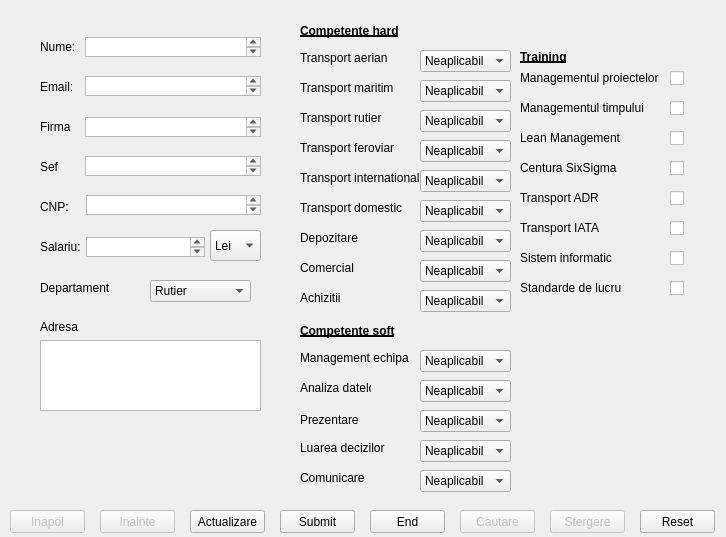
<?xml version="1.0" encoding="UTF-8"?>
<ui version="4.0">
 <class>personal</class>
 <widget class="QWidget" name="personal">
  <property name="geometry">
   <rect>
    <x>0</x>
    <y>0</y>
    <width>726</width>
    <height>537</height>
   </rect>
  </property>
  <property name="windowTitle">
   <string>Form</string>
  </property>
  <widget class="QWidget" name="widget" native="true">
   <property name="geometry">
    <rect>
     <x>10</x>
     <y>10</y>
     <width>731</width>
     <height>511</height>
    </rect>
   </property>
   <widget class="QLabel" name="label_2">
    <property name="geometry">
     <rect>
      <x>30</x>
      <y>30</y>
      <width>47</width>
      <height>13</height>
     </rect>
    </property>
    <property name="text">
     <string>Nume:</string>
    </property>
   </widget>
   <widget class="QLabel" name="label_3">
    <property name="geometry">
     <rect>
      <x>30</x>
      <y>70</y>
      <width>47</width>
      <height>13</height>
     </rect>
    </property>
    <property name="text">
     <string>Email:</string>
    </property>
   </widget>
   <widget class="QLabel" name="label_4">
    <property name="geometry">
     <rect>
      <x>30</x>
      <y>110</y>
      <width>47</width>
      <height>13</height>
     </rect>
    </property>
    <property name="text">
     <string>Firma</string>
    </property>
   </widget>
   <widget class="QLabel" name="label">
    <property name="geometry">
     <rect>
      <x>290</x>
      <y>310</y>
      <width>131</width>
      <height>21</height>
     </rect>
    </property>
    <property name="font">
     <font>
      <weight>75</weight>
      <bold>true</bold>
      <underline>true</underline>
     </font>
    </property>
    <property name="text">
     <string>Competente soft</string>
    </property>
   </widget>
   <widget class="QLabel" name="label_6">
    <property name="geometry">
     <rect>
      <x>290</x>
      <y>340</y>
      <width>141</width>
      <height>16</height>
     </rect>
    </property>
    <property name="text">
     <string>Management echipa</string>
    </property>
   </widget>
   <widget class="QLabel" name="label_7">
    <property name="geometry">
     <rect>
      <x>290</x>
      <y>370</y>
      <width>71</width>
      <height>16</height>
     </rect>
    </property>
    <property name="text">
     <string>Analiza datelor</string>
    </property>
   </widget>
   <widget class="QLabel" name="label_8">
    <property name="geometry">
     <rect>
      <x>290</x>
      <y>400</y>
      <width>61</width>
      <height>20</height>
     </rect>
    </property>
    <property name="text">
     <string>Prezentare</string>
    </property>
   </widget>
   <widget class="QLabel" name="label_9">
    <property name="geometry">
     <rect>
      <x>290</x>
      <y>430</y>
      <width>111</width>
      <height>16</height>
     </rect>
    </property>
    <property name="text">
     <string>Luarea decizilor</string>
    </property>
   </widget>
   <widget class="QLabel" name="label_10">
    <property name="geometry">
     <rect>
      <x>290</x>
      <y>460</y>
      <width>71</width>
      <height>16</height>
     </rect>
    </property>
    <property name="text">
     <string>Comunicare</string>
    </property>
   </widget>
   <widget class="QLabel" name="label_11">
    <property name="geometry">
     <rect>
      <x>290</x>
      <y>10</y>
      <width>131</width>
      <height>21</height>
     </rect>
    </property>
    <property name="font">
     <font>
      <weight>75</weight>
      <bold>true</bold>
      <underline>true</underline>
     </font>
    </property>
    <property name="text">
     <string>Competente hard</string>
    </property>
   </widget>
   <widget class="QLabel" name="label_12">
    <property name="geometry">
     <rect>
      <x>290</x>
      <y>40</y>
      <width>131</width>
      <height>16</height>
     </rect>
    </property>
    <property name="text">
     <string>Transport aerian</string>
    </property>
   </widget>
   <widget class="QLabel" name="label_13">
    <property name="geometry">
     <rect>
      <x>290</x>
      <y>70</y>
      <width>131</width>
      <height>16</height>
     </rect>
    </property>
    <property name="text">
     <string>Transport maritim</string>
    </property>
   </widget>
   <widget class="QLabel" name="label_14">
    <property name="geometry">
     <rect>
      <x>290</x>
      <y>100</y>
      <width>121</width>
      <height>16</height>
     </rect>
    </property>
    <property name="text">
     <string>Transport rutier</string>
    </property>
   </widget>
   <widget class="QLabel" name="label_15">
    <property name="geometry">
     <rect>
      <x>290</x>
      <y>130</y>
      <width>131</width>
      <height>16</height>
     </rect>
    </property>
    <property name="text">
     <string>Transport feroviar</string>
    </property>
   </widget>
   <widget class="QLabel" name="label_16">
    <property name="geometry">
     <rect>
      <x>290</x>
      <y>160</y>
      <width>161</width>
      <height>16</height>
     </rect>
    </property>
    <property name="text">
     <string>Transport international</string>
    </property>
   </widget>
   <widget class="QLabel" name="label_17">
    <property name="geometry">
     <rect>
      <x>290</x>
      <y>190</y>
      <width>141</width>
      <height>16</height>
     </rect>
    </property>
    <property name="text">
     <string>Transport domestic</string>
    </property>
   </widget>
   <widget class="QLabel" name="label_18">
    <property name="geometry">
     <rect>
      <x>290</x>
      <y>220</y>
      <width>91</width>
      <height>16</height>
     </rect>
    </property>
    <property name="text">
     <string>Depozitare</string>
    </property>
   </widget>
   <widget class="QLabel" name="label_19">
    <property name="geometry">
     <rect>
      <x>290</x>
      <y>250</y>
      <width>81</width>
      <height>16</height>
     </rect>
    </property>
    <property name="text">
     <string>Comercial</string>
    </property>
   </widget>
   <widget class="QLabel" name="label_20">
    <property name="geometry">
     <rect>
      <x>290</x>
      <y>280</y>
      <width>81</width>
      <height>16</height>
     </rect>
    </property>
    <property name="text">
     <string>Achizitii</string>
    </property>
   </widget>
   <widget class="QLabel" name="label_21">
    <property name="geometry">
     <rect>
      <x>510</x>
      <y>40</y>
      <width>60</width>
      <height>13</height>
     </rect>
    </property>
    <property name="font">
     <font>
      <weight>75</weight>
      <bold>true</bold>
      <underline>true</underline>
     </font>
    </property>
    <property name="text">
     <string>Training</string>
    </property>
   </widget>
   <widget class="QLabel" name="label_22">
    <property name="geometry">
     <rect>
      <x>510</x>
      <y>60</y>
      <width>201</width>
      <height>16</height>
     </rect>
    </property>
    <property name="text">
     <string>Managementul proiectelor</string>
    </property>
   </widget>
   <widget class="QLabel" name="label_23">
    <property name="geometry">
     <rect>
      <x>510</x>
      <y>90</y>
      <width>181</width>
      <height>16</height>
     </rect>
    </property>
    <property name="text">
     <string>Managementul timpului</string>
    </property>
   </widget>
   <widget class="QLabel" name="label_24">
    <property name="geometry">
     <rect>
      <x>510</x>
      <y>120</y>
      <width>141</width>
      <height>16</height>
     </rect>
    </property>
    <property name="text">
     <string>Lean Management</string>
    </property>
   </widget>
   <widget class="QLabel" name="label_25">
    <property name="geometry">
     <rect>
      <x>510</x>
      <y>150</y>
      <width>131</width>
      <height>16</height>
     </rect>
    </property>
    <property name="text">
     <string>Centura SixSigma</string>
    </property>
   </widget>
   <widget class="QLabel" name="label_26">
    <property name="geometry">
     <rect>
      <x>510</x>
      <y>180</y>
      <width>111</width>
      <height>16</height>
     </rect>
    </property>
    <property name="text">
     <string>Transport ADR</string>
    </property>
   </widget>
   <widget class="QLabel" name="label_27">
    <property name="geometry">
     <rect>
      <x>510</x>
      <y>210</y>
      <width>111</width>
      <height>16</height>
     </rect>
    </property>
    <property name="text">
     <string>Transport IATA</string>
    </property>
   </widget>
   <widget class="QLabel" name="label_28">
    <property name="geometry">
     <rect>
      <x>510</x>
      <y>240</y>
      <width>141</width>
      <height>16</height>
     </rect>
    </property>
    <property name="text">
     <string>Sistem informatic</string>
    </property>
   </widget>
   <widget class="QLabel" name="label_29">
    <property name="geometry">
     <rect>
      <x>510</x>
      <y>270</y>
      <width>131</width>
      <height>16</height>
     </rect>
    </property>
    <property name="text">
     <string>Standarde de lucru</string>
    </property>
   </widget>
   <widget class="QTextEdit" name="textEdit">
    <property name="geometry">
     <rect>
      <x>75</x>
      <y>27</y>
      <width>176</width>
      <height>20</height>
     </rect>
    </property>
    <property name="inputMethodHints">
     <set>Qt::ImhNone</set>
    </property>
    <property name="acceptRichText">
     <bool>true</bool>
    </property>
   </widget>
   <widget class="QTextEdit" name="textEdit_2">
    <property name="geometry">
     <rect>
      <x>75</x>
      <y>66</y>
      <width>176</width>
      <height>20</height>
     </rect>
    </property>
   </widget>
   <widget class="QTextEdit" name="textEdit_3">
    <property name="geometry">
     <rect>
      <x>75</x>
      <y>107</y>
      <width>176</width>
      <height>20</height>
     </rect>
    </property>
   </widget>
   <widget class="QComboBox" name="comboBox">
    <property name="geometry">
     <rect>
      <x>410</x>
      <y>340</y>
      <width>91</width>
      <height>22</height>
     </rect>
    </property>
    <property name="currentIndex">
     <number>4</number>
    </property>
    <item>
     <property name="text">
      <string>Junior (10%)</string>
     </property>
    </item>
    <item>
     <property name="text">
      <string>Practicant (50%)</string>
     </property>
    </item>
    <item>
     <property name="text">
      <string>Senior (80%)</string>
     </property>
    </item>
    <item>
     <property name="text">
      <string>Maestru (100%)</string>
     </property>
    </item>
    <item>
     <property name="text">
      <string>Neaplicabil</string>
     </property>
    </item>
   </widget>
   <widget class="QComboBox" name="comboBox_2">
    <property name="geometry">
     <rect>
      <x>410</x>
      <y>370</y>
      <width>91</width>
      <height>22</height>
     </rect>
    </property>
    <property name="currentIndex">
     <number>4</number>
    </property>
    <item>
     <property name="text">
      <string>Junior (10%)</string>
     </property>
    </item>
    <item>
     <property name="text">
      <string>Practicant (50%)</string>
     </property>
    </item>
    <item>
     <property name="text">
      <string>Senior (80%)</string>
     </property>
    </item>
    <item>
     <property name="text">
      <string>Maestru (100%)</string>
     </property>
    </item>
    <item>
     <property name="text">
      <string>Neaplicabil</string>
     </property>
    </item>
   </widget>
   <widget class="QComboBox" name="comboBox_3">
    <property name="geometry">
     <rect>
      <x>410</x>
      <y>400</y>
      <width>91</width>
      <height>22</height>
     </rect>
    </property>
    <property name="currentIndex">
     <number>4</number>
    </property>
    <item>
     <property name="text">
      <string>Junior (10%)</string>
     </property>
    </item>
    <item>
     <property name="text">
      <string>Practicant (50%)</string>
     </property>
    </item>
    <item>
     <property name="text">
      <string>Senior (80%)</string>
     </property>
    </item>
    <item>
     <property name="text">
      <string>Maestru (100%)</string>
     </property>
    </item>
    <item>
     <property name="text">
      <string>Neaplicabil</string>
     </property>
    </item>
   </widget>
   <widget class="QComboBox" name="comboBox_4">
    <property name="geometry">
     <rect>
      <x>410</x>
      <y>430</y>
      <width>91</width>
      <height>22</height>
     </rect>
    </property>
    <property name="currentIndex">
     <number>4</number>
    </property>
    <item>
     <property name="text">
      <string>Junior (10%)</string>
     </property>
    </item>
    <item>
     <property name="text">
      <string>Practicant (50%)</string>
     </property>
    </item>
    <item>
     <property name="text">
      <string>Senior (80%)</string>
     </property>
    </item>
    <item>
     <property name="text">
      <string>Maestru (100%)</string>
     </property>
    </item>
    <item>
     <property name="text">
      <string>Neaplicabil</string>
     </property>
    </item>
   </widget>
   <widget class="QComboBox" name="comboBox_5">
    <property name="geometry">
     <rect>
      <x>410</x>
      <y>460</y>
      <width>91</width>
      <height>22</height>
     </rect>
    </property>
    <property name="currentIndex">
     <number>4</number>
    </property>
    <item>
     <property name="text">
      <string>Junior (10%)</string>
     </property>
    </item>
    <item>
     <property name="text">
      <string>Practicant (50%)</string>
     </property>
    </item>
    <item>
     <property name="text">
      <string>Senior (80%)</string>
     </property>
    </item>
    <item>
     <property name="text">
      <string>Maestru (100%)</string>
     </property>
    </item>
    <item>
     <property name="text">
      <string>Neaplicabil</string>
     </property>
    </item>
   </widget>
   <widget class="QComboBox" name="comboBox_6">
    <property name="geometry">
     <rect>
      <x>410</x>
      <y>40</y>
      <width>91</width>
      <height>22</height>
     </rect>
    </property>
    <property name="currentIndex">
     <number>4</number>
    </property>
    <item>
     <property name="text">
      <string>Junior (10%)</string>
     </property>
    </item>
    <item>
     <property name="text">
      <string>Practicant (50%)</string>
     </property>
    </item>
    <item>
     <property name="text">
      <string>Senior (80%)</string>
     </property>
    </item>
    <item>
     <property name="text">
      <string>Maestru (100%)</string>
     </property>
    </item>
    <item>
     <property name="text">
      <string>Neaplicabil</string>
     </property>
    </item>
   </widget>
   <widget class="QComboBox" name="comboBox_7">
    <property name="geometry">
     <rect>
      <x>410</x>
      <y>70</y>
      <width>91</width>
      <height>22</height>
     </rect>
    </property>
    <property name="currentIndex">
     <number>4</number>
    </property>
    <item>
     <property name="text">
      <string>Junior (10%)</string>
     </property>
    </item>
    <item>
     <property name="text">
      <string>Practicant (50%)</string>
     </property>
    </item>
    <item>
     <property name="text">
      <string>Senior (80%)</string>
     </property>
    </item>
    <item>
     <property name="text">
      <string>Maestru (100%)</string>
     </property>
    </item>
    <item>
     <property name="text">
      <string>Neaplicabil</string>
     </property>
    </item>
   </widget>
   <widget class="QComboBox" name="comboBox_8">
    <property name="geometry">
     <rect>
      <x>410</x>
      <y>100</y>
      <width>91</width>
      <height>22</height>
     </rect>
    </property>
    <property name="currentIndex">
     <number>4</number>
    </property>
    <item>
     <property name="text">
      <string>Junior (10%)</string>
     </property>
    </item>
    <item>
     <property name="text">
      <string>Practicant (50%)</string>
     </property>
    </item>
    <item>
     <property name="text">
      <string>Senior (80%)</string>
     </property>
    </item>
    <item>
     <property name="text">
      <string>Maestru (100%)</string>
     </property>
    </item>
    <item>
     <property name="text">
      <string>Neaplicabil</string>
     </property>
    </item>
   </widget>
   <widget class="QComboBox" name="comboBox_9">
    <property name="geometry">
     <rect>
      <x>410</x>
      <y>130</y>
      <width>91</width>
      <height>22</height>
     </rect>
    </property>
    <property name="currentIndex">
     <number>4</number>
    </property>
    <item>
     <property name="text">
      <string>Junior (10%)</string>
     </property>
    </item>
    <item>
     <property name="text">
      <string>Practicant (50%)</string>
     </property>
    </item>
    <item>
     <property name="text">
      <string>Senior (80%)</string>
     </property>
    </item>
    <item>
     <property name="text">
      <string>Maestru (100%)</string>
     </property>
    </item>
    <item>
     <property name="text">
      <string>Neaplicabil</string>
     </property>
    </item>
   </widget>
   <widget class="QComboBox" name="comboBox_10">
    <property name="geometry">
     <rect>
      <x>410</x>
      <y>160</y>
      <width>91</width>
      <height>22</height>
     </rect>
    </property>
    <property name="currentIndex">
     <number>4</number>
    </property>
    <item>
     <property name="text">
      <string>Junior (10%)</string>
     </property>
    </item>
    <item>
     <property name="text">
      <string>Practicant (50%)</string>
     </property>
    </item>
    <item>
     <property name="text">
      <string>Senior (80%)</string>
     </property>
    </item>
    <item>
     <property name="text">
      <string>Maestru (100%)</string>
     </property>
    </item>
    <item>
     <property name="text">
      <string>Neaplicabil</string>
     </property>
    </item>
   </widget>
   <widget class="QComboBox" name="comboBox_11">
    <property name="geometry">
     <rect>
      <x>410</x>
      <y>190</y>
      <width>91</width>
      <height>22</height>
     </rect>
    </property>
    <property name="currentIndex">
     <number>4</number>
    </property>
    <item>
     <property name="text">
      <string>Junior (10%)</string>
     </property>
    </item>
    <item>
     <property name="text">
      <string>Practicant (50%)</string>
     </property>
    </item>
    <item>
     <property name="text">
      <string>Senior (80%)</string>
     </property>
    </item>
    <item>
     <property name="text">
      <string>Maestru (100%)</string>
     </property>
    </item>
    <item>
     <property name="text">
      <string>Neaplicabil</string>
     </property>
    </item>
   </widget>
   <widget class="QComboBox" name="comboBox_12">
    <property name="geometry">
     <rect>
      <x>410</x>
      <y>220</y>
      <width>91</width>
      <height>22</height>
     </rect>
    </property>
    <property name="currentIndex">
     <number>4</number>
    </property>
    <item>
     <property name="text">
      <string>Junior (10%)</string>
     </property>
    </item>
    <item>
     <property name="text">
      <string>Practicant (50%)</string>
     </property>
    </item>
    <item>
     <property name="text">
      <string>Senior (80%)</string>
     </property>
    </item>
    <item>
     <property name="text">
      <string>Maestru (100%)</string>
     </property>
    </item>
    <item>
     <property name="text">
      <string>Neaplicabil</string>
     </property>
    </item>
   </widget>
   <widget class="QComboBox" name="comboBox_13">
    <property name="geometry">
     <rect>
      <x>410</x>
      <y>250</y>
      <width>91</width>
      <height>22</height>
     </rect>
    </property>
    <property name="currentIndex">
     <number>4</number>
    </property>
    <item>
     <property name="text">
      <string>Junior (10%)</string>
     </property>
    </item>
    <item>
     <property name="text">
      <string>Practicant (50%)</string>
     </property>
    </item>
    <item>
     <property name="text">
      <string>Senior (80%)</string>
     </property>
    </item>
    <item>
     <property name="text">
      <string>Maestru (100%)</string>
     </property>
    </item>
    <item>
     <property name="text">
      <string>Neaplicabil</string>
     </property>
    </item>
   </widget>
   <widget class="QComboBox" name="comboBox_14">
    <property name="geometry">
     <rect>
      <x>410</x>
      <y>280</y>
      <width>91</width>
      <height>22</height>
     </rect>
    </property>
    <property name="currentIndex">
     <number>4</number>
    </property>
    <item>
     <property name="text">
      <string>Junior (10%)</string>
     </property>
    </item>
    <item>
     <property name="text">
      <string>Practicant (50%)</string>
     </property>
    </item>
    <item>
     <property name="text">
      <string>Senior (80%)</string>
     </property>
    </item>
    <item>
     <property name="text">
      <string>Maestru (100%)</string>
     </property>
    </item>
    <item>
     <property name="text">
      <string>Neaplicabil</string>
     </property>
    </item>
   </widget>
   <widget class="QCheckBox" name="checkBox_2">
    <property name="geometry">
     <rect>
      <x>660</x>
      <y>60</y>
      <width>70</width>
      <height>17</height>
     </rect>
    </property>
    <property name="text">
     <string/>
    </property>
   </widget>
   <widget class="QCheckBox" name="checkBox_3">
    <property name="geometry">
     <rect>
      <x>660</x>
      <y>90</y>
      <width>70</width>
      <height>17</height>
     </rect>
    </property>
    <property name="text">
     <string/>
    </property>
   </widget>
   <widget class="QCheckBox" name="checkBox_4">
    <property name="geometry">
     <rect>
      <x>660</x>
      <y>120</y>
      <width>70</width>
      <height>17</height>
     </rect>
    </property>
    <property name="text">
     <string/>
    </property>
   </widget>
   <widget class="QCheckBox" name="checkBox_5">
    <property name="geometry">
     <rect>
      <x>660</x>
      <y>150</y>
      <width>70</width>
      <height>17</height>
     </rect>
    </property>
    <property name="text">
     <string/>
    </property>
   </widget>
   <widget class="QCheckBox" name="checkBox_6">
    <property name="geometry">
     <rect>
      <x>660</x>
      <y>180</y>
      <width>70</width>
      <height>17</height>
     </rect>
    </property>
    <property name="text">
     <string/>
    </property>
   </widget>
   <widget class="QCheckBox" name="checkBox_7">
    <property name="geometry">
     <rect>
      <x>660</x>
      <y>210</y>
      <width>70</width>
      <height>17</height>
     </rect>
    </property>
    <property name="text">
     <string/>
    </property>
   </widget>
   <widget class="QCheckBox" name="checkBox_8">
    <property name="geometry">
     <rect>
      <x>660</x>
      <y>240</y>
      <width>70</width>
      <height>17</height>
     </rect>
    </property>
    <property name="text">
     <string/>
    </property>
   </widget>
   <widget class="QCheckBox" name="checkBox_9">
    <property name="geometry">
     <rect>
      <x>660</x>
      <y>270</y>
      <width>70</width>
      <height>17</height>
     </rect>
    </property>
    <property name="text">
     <string/>
    </property>
   </widget>
   <widget class="QLabel" name="label_30">
    <property name="geometry">
     <rect>
      <x>30</x>
      <y>190</y>
      <width>47</width>
      <height>13</height>
     </rect>
    </property>
    <property name="text">
     <string>CNP:</string>
    </property>
   </widget>
   <widget class="QTextEdit" name="textEdit_4">
    <property name="geometry">
     <rect>
      <x>76</x>
      <y>185</y>
      <width>175</width>
      <height>20</height>
     </rect>
    </property>
   </widget>
   <widget class="QLabel" name="label_31">
    <property name="geometry">
     <rect>
      <x>30</x>
      <y>150</y>
      <width>47</width>
      <height>13</height>
     </rect>
    </property>
    <property name="text">
     <string>Sef</string>
    </property>
   </widget>
   <widget class="QTextEdit" name="textEdit_5">
    <property name="geometry">
     <rect>
      <x>75</x>
      <y>146</y>
      <width>176</width>
      <height>20</height>
     </rect>
    </property>
   </widget>
   <widget class="QLabel" name="label_32">
    <property name="geometry">
     <rect>
      <x>30</x>
      <y>310</y>
      <width>47</width>
      <height>13</height>
     </rect>
    </property>
    <property name="text">
     <string>Adresa</string>
    </property>
   </widget>
   <widget class="QTextEdit" name="textEdit_6">
    <property name="geometry">
     <rect>
      <x>30</x>
      <y>330</y>
      <width>221</width>
      <height>71</height>
     </rect>
    </property>
   </widget>
   <widget class="QLabel" name="label_33">
    <property name="geometry">
     <rect>
      <x>30</x>
      <y>230</y>
      <width>47</width>
      <height>13</height>
     </rect>
    </property>
    <property name="text">
     <string>Salariu:</string>
    </property>
   </widget>
   <widget class="QLabel" name="label_35">
    <property name="geometry">
     <rect>
      <x>30</x>
      <y>270</y>
      <width>101</width>
      <height>16</height>
     </rect>
    </property>
    <property name="text">
     <string>Departament</string>
    </property>
   </widget>
   <widget class="QTextEdit" name="textEdit_7">
    <property name="geometry">
     <rect>
      <x>76</x>
      <y>227</y>
      <width>119</width>
      <height>20</height>
     </rect>
    </property>
   </widget>
   <widget class="QComboBox" name="comboBox_17">
    <property name="geometry">
     <rect>
      <x>140</x>
      <y>270</y>
      <width>101</width>
      <height>22</height>
     </rect>
    </property>
    <item>
     <property name="text">
      <string>Rutier</string>
     </property>
    </item>
    <item>
     <property name="text">
      <string>Depozitare</string>
     </property>
    </item>
    <item>
     <property name="text">
      <string>Maritim</string>
     </property>
    </item>
    <item>
     <property name="text">
      <string>Aerian</string>
     </property>
    </item>
    <item>
     <property name="text">
      <string>Feroviar</string>
     </property>
    </item>
   </widget>
   <widget class="QComboBox" name="comboBox_15">
    <property name="geometry">
     <rect>
      <x>200</x>
      <y>220</y>
      <width>51</width>
      <height>31</height>
     </rect>
    </property>
    <item>
     <property name="text">
      <string>Lei</string>
     </property>
    </item>
    <item>
     <property name="text">
      <string>Euro</string>
     </property>
    </item>
   </widget>
  </widget>
  <widget class="QPushButton" name="pushButton">
   <property name="geometry">
    <rect>
     <x>280</x>
     <y>510</y>
     <width>75</width>
     <height>23</height>
    </rect>
   </property>
   <property name="minimumSize">
    <size>
     <width>75</width>
     <height>0</height>
    </size>
   </property>
   <property name="text">
    <string>Submit</string>
   </property>
  </widget>
  <widget class="QPushButton" name="pushButton_2">
   <property name="geometry">
    <rect>
     <x>370</x>
     <y>510</y>
     <width>75</width>
     <height>23</height>
    </rect>
   </property>
   <property name="text">
    <string>End</string>
   </property>
  </widget>
  <widget class="QPushButton" name="pushButton_4">
   <property name="enabled">
    <bool>false</bool>
   </property>
   <property name="geometry">
    <rect>
     <x>100</x>
     <y>510</y>
     <width>75</width>
     <height>23</height>
    </rect>
   </property>
   <property name="text">
    <string>Inainte</string>
   </property>
  </widget>
  <widget class="QPushButton" name="pushButton_5">
   <property name="geometry">
    <rect>
     <x>190</x>
     <y>510</y>
     <width>75</width>
     <height>23</height>
    </rect>
   </property>
   <property name="text">
    <string>Actualizare</string>
   </property>
  </widget>
  <widget class="QPushButton" name="pushButton_3">
   <property name="enabled">
    <bool>false</bool>
   </property>
   <property name="geometry">
    <rect>
     <x>10</x>
     <y>510</y>
     <width>75</width>
     <height>23</height>
    </rect>
   </property>
   <property name="text">
    <string>Inapoi</string>
   </property>
  </widget>
  <widget class="QPushButton" name="pushButton_7">
   <property name="enabled">
    <bool>false</bool>
   </property>
   <property name="geometry">
    <rect>
     <x>460</x>
     <y>510</y>
     <width>75</width>
     <height>23</height>
    </rect>
   </property>
   <property name="text">
    <string>Cautare</string>
   </property>
  </widget>
  <widget class="QPushButton" name="pushButton_8">
   <property name="geometry">
    <rect>
     <x>640</x>
     <y>510</y>
     <width>75</width>
     <height>23</height>
    </rect>
   </property>
   <property name="text">
    <string>Reset</string>
   </property>
  </widget>
  <widget class="QPushButton" name="pushButton_9">
   <property name="enabled">
    <bool>false</bool>
   </property>
   <property name="geometry">
    <rect>
     <x>550</x>
     <y>510</y>
     <width>75</width>
     <height>23</height>
    </rect>
   </property>
   <property name="text">
    <string>Stergere</string>
   </property>
  </widget>
 </widget>
 <resources/>
 <connections/>
</ui>
